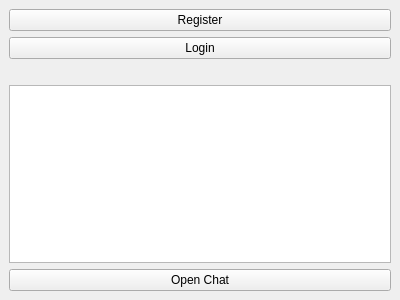
<?xml version="1.0" encoding="UTF-8"?>
<ui version="4.0">
 <class>MainWindow</class>
 <widget class="QMainWindow" name="MainWindow">
  <property name="geometry">
   <rect>
    <x>0</x>
    <y>0</y>
    <width>400</width>
    <height>300</height>
   </rect>
  </property>
  <property name="windowTitle">
   <string>Social Network Client</string>
  </property>
  <widget class="QWidget" name="centralwidget">
   <layout class="QVBoxLayout" name="verticalLayout">
    <item>
     <widget class="QPushButton" name="registerButton">
      <property name="text">
       <string>Register</string>
      </property>
     </widget>
    </item>
    <item>
     <widget class="QPushButton" name="loginButton">
      <property name="text">
       <string>Login</string>
      </property>
     </widget>
    </item>
    <item>
     <widget class="QLabel" name="statusLabel">
      <property name="text">
       <string/>
      </property>
     </widget>
    </item>
    <item>
     <widget class="QListWidget" name="userListWidget"/>
    </item>
    <item>
     <widget class="QPushButton" name="selectUserButton">
      <property name="text">
       <string>Open Chat</string>
      </property>
     </widget>
    </item>
   </layout>
  </widget>
 </widget>
 <resources/>
</ui>
